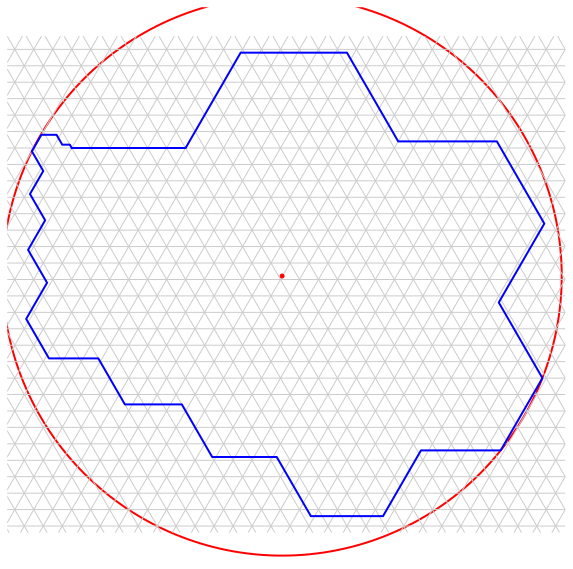

The Python source for this figure:
import sys
import os
from polyforms.polyiamond import Polyiamond

import matplotlib.pyplot as plt
import matplotlib.path as mpath
import matplotlib.patches as mpatches
import numpy as np

TH = np.sqrt(3)/2

# The perfect 30-gon polyiamond
p = Polyiamond('ABAFAFEFEDEDCDCDCDCBCBCBCBAFAF')
pts = p.get_mod_descartes()

xs = [pt[0] for pt in pts]
ys = [pt[1] for pt in pts]

min_x, max_x = min(xs), max(xs)
min_y, max_y = min(ys), max(ys)

# Add some padding
padding_x = 5
padding_y = 5

left = int(np.floor(min_x)) - padding_x
right = int(np.ceil(max_x)) + padding_x
bottom = int(np.floor(min_y)) - padding_y
top = int(np.ceil(max_y)) + padding_y

width = right - left
height = top - bottom

# Create figure
fig, ax = plt.subplots(figsize=(10, 10))
ax.axis('equal')
ax.axis('off')
plt.margins(x=0, y=0)

# Set limits
ax.set_xlim(left, right)
ax.set_ylim(bottom * TH, top * TH)

# Create a clipping path for the grid
vertices = np.array([
    [left, bottom * TH],
    [right, bottom * TH],
    [right, top * TH],
    [left, top * TH],
    [0, 0]
])
codes = [
    mpath.Path.MOVETO, mpath.Path.LINETO, mpath.Path.LINETO, mpath.Path.LINETO,
    mpath.Path.CLOSEPOLY
]
clip_path = mpath.Path(vertices, codes)
patch = mpatches.PathPatch(clip_path, transform=ax.transData, fill=False, edgecolor='none')
ax.add_patch(patch)

# Grid lines
def draw_line(x_coords, y_coords, is_dark):
    linewidth = 1.0 if is_dark else 0.25
    color = '#cccccc' if is_dark else '#cccccc'
    line, = ax.plot(x_coords, [y * TH for y in y_coords], color=color, linewidth=linewidth, linestyle='solid')
    line.set_clip_path(patch)

for y in range(bottom, top + 1):
    if y % 5 == 0:
        draw_line([left, right], [y, y], '#cccccc')

# Slanted lines 1 (y = 2*x - C) => 2x - y = C
min_c1 = int(np.floor(2 * left - top)) - 5
max_c1 = int(np.ceil(2 * right - bottom)) + 5
for c in range(min_c1, max_c1 + 1):
    if c % 10 == 0:
        draw_line([left, right], [2*left - c, 2*right - c], '#cccccc')

# Slanted lines 2 (y = -2*x + C) => 2x + y = C
min_c2 = int(np.floor(2 * left + bottom)) - 5
max_c2 = int(np.ceil(2 * right + top)) + 5
for c in range(min_c2, max_c2 + 1):
    if c % 10 == 0:
        draw_line([left, right], [c - 2*left, c - 2*right], '#cccccc')

# Draw the polyiamond perimeter (no fill)
poly_xs = xs + [xs[0]]
poly_ys = [y * TH for y in (ys + [ys[0]])]
ax.plot(poly_xs, poly_ys, color='blue', linewidth=2) # Blue perimeter

# Call get_circumcircle function
(cx, cy), r = p.get_circumcircle()

# Draw circumcircle
circle = plt.Circle((cx, cy), r, color='red', fill=False, linewidth=2)
ax.add_patch(circle)

# Also draw the center point
ax.plot(cx, cy, 'ro', markersize=4)

plt.savefig('30gon_circumcircle.svg', format='svg', bbox_inches='tight', transparent=True, pad_inches=0.1)

# Remove hardcoded width and height from the generated SVG
with open('30gon_circumcircle.svg', 'r') as f:
    svg_content = f.read()

import re
svg_content = re.sub(r'width="[0-9.]+pt" height="[0-9.]+pt" ', '', svg_content)

with open('30gon_circumcircle.svg', 'w') as f:
    f.write(svg_content)

print("Saved 30gon_circumcircle.svg")
